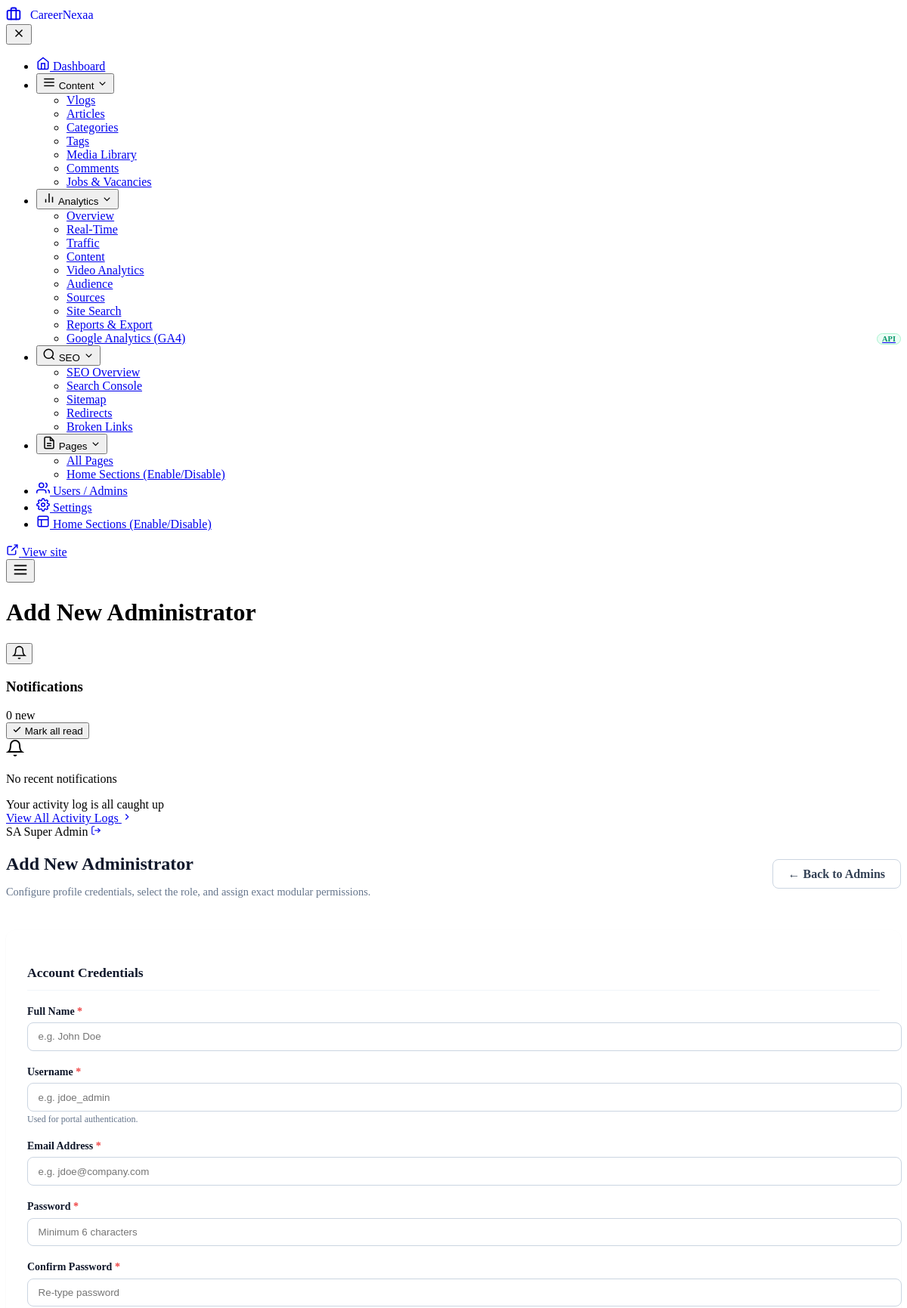
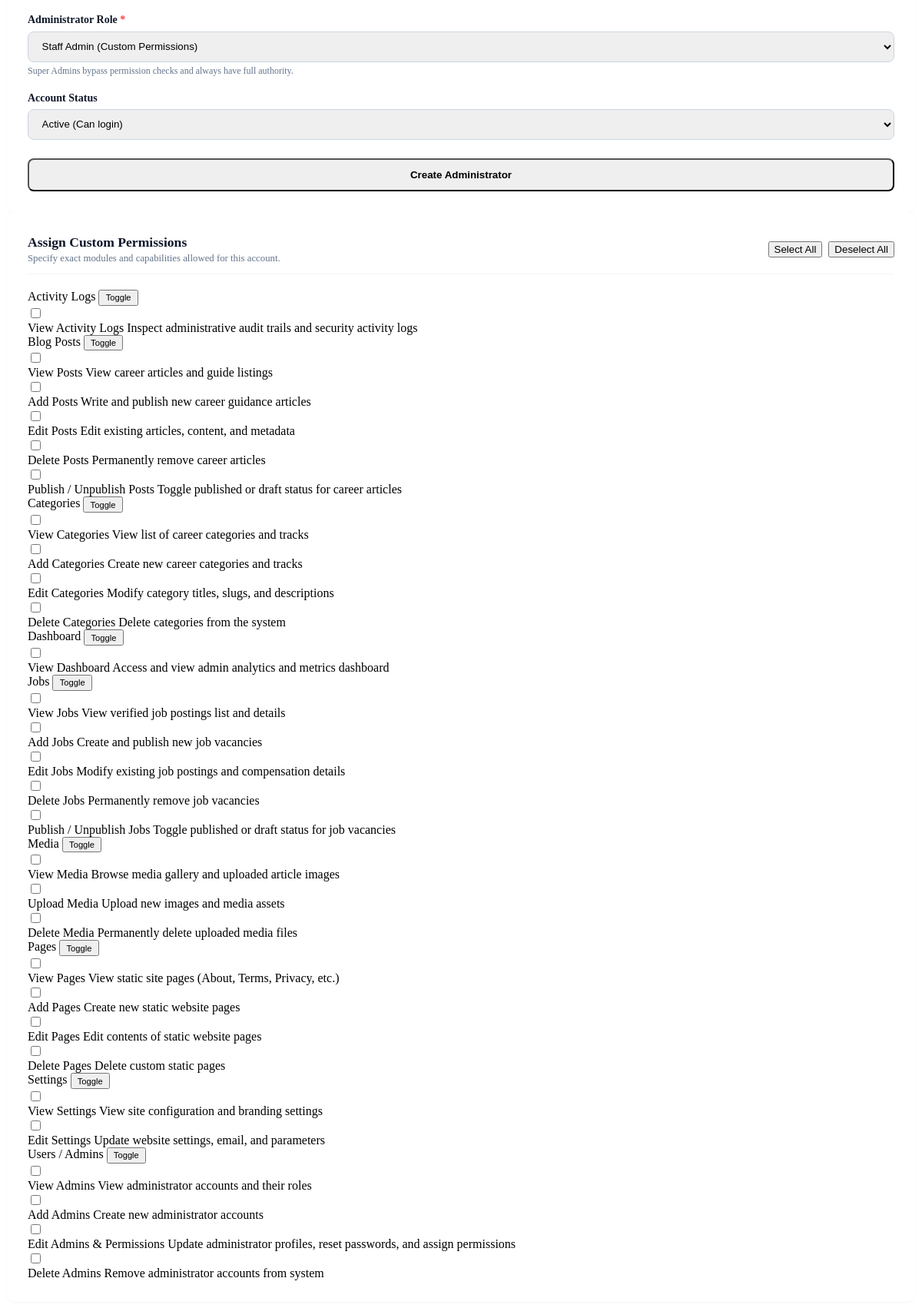
/admin/admins/add.php (signed in), run on the app's committed database (2 pictures, top to bottom).
### tables this page shows
CREATE TABLE `permissions` (
  `id` int(11) NOT NULL AUTO_INCREMENT,
  `permission_key` varchar(60) NOT NULL,
  `permission_name` varchar(100) NOT NULL,
  `module` varchar(50) NOT NULL,
  `description` varchar(255) DEFAULT NULL,
  `created_at` timestamp NOT NULL DEFAULT current_timestamp(),
  PRIMARY KEY (`id`),
  UNIQUE KEY `permission_key` (`permission_key`)
);

### includes/functions.php (called while the page is built, shortened)
<?php
require_once __DIR__ . '/auth_functions.php';
function h($string) {
    return htmlspecialchars((string)($string ?? ''), ENT_QUOTES, 'UTF-8');
}

### includes/auth_functions.php (called while the page is built, shortened)
<?php
function get_grouped_permissions() {
    $db = getDBConnection();
    $stmt = $db->query("SELECT * FROM permissions ORDER BY module ASC, id ASC");
    $all = $stmt->fetchAll(PDO::FETCH_ASSOC);
    $grouped = [];
    foreach ($all as $p) {
        $mod = $p['module'];
        if (!isset($grouped[$mod])) {
            $grouped[$mod] = [];
        }
        $grouped[$mod][] = $p;
    }
    return $grouped;
}

### admin/admins/add.php (the view, shortened to what this page needs)
<?php
require_once __DIR__ . '/../../includes/functions.php';
require_once __DIR__ . '/../../includes/auth_functions.php';
$groupedPermissions = get_grouped_permissions();
$name = '';
$username = '';
$email = '';
$role = 'admin';
$status = 'active';
$selectedPerms = [];
require_once __DIR__ . '/../includes/admin-header.php';
?>
<div class="admin-page-header" style="display:flex; justify-content:space-between; align-items:center; flex-wrap:wrap; gap:1rem; margin-bottom:1.75rem;">
    <div>
        <h2 style="font-family:var(--admin-heading); font-size:1.5rem; font-weight:800; color:#0f172a; margin-bottom:0.25rem;">
            Add New Administrator
        </h2>
        <p style="color:#64748b; font-size:0.9rem;">
            Configure profile credentials, select the role, and assign exact modular permissions.
        </p>
    </div>
    <a href="<?= ADMIN_URL ?>/admins/index.php" class="admin-btn admin-btn-secondary" style="display:inline-flex; align-items:center; gap:0.4rem; padding:0.6rem 1.25rem; font-weight:600; border-radius:8px; text-decoration:none; background:#ffffff; border:1px solid #cbd5e1; color:#334155;">
        &larr; Back to Admins
    </a>
</div>
<form action="<?= ADMIN_URL ?>/admins/add.php" method="POST" id="addAdminForm">
    <div class="admin-split-2col-grid">
        <div class="admin-card" style="background:#ffffff; border:1px solid var(--admin-border); border-radius:12px; padding:1.75rem; box-shadow:0 1px 3px rgba(0,0,0,0.04);">
            <h3 style="font-family:var(--admin-heading); font-size:1.1rem; font-weight:700; color:#0f172a; margin-bottom:1.25rem; border-bottom:1px solid #f1f5f9; padding-bottom:0.75rem;">
                Account Credentials
            </h3>
            <div style="margin-bottom:1.25rem;">
                <label style="display:block; font-weight:700; font-size:0.875rem; margin-bottom:0.4rem; color:#0f172a;">
                    Full Name <span style="color:#ef4444;">*</span>
                </label>
                <input type="text" name="name" class="form-control" value="<?= h($name) ?>" placeholder="e.g. John Doe" required style="width:100%; padding:0.65rem 0.85rem; border:1px solid #cbd5e1; border-radius:8px;">
            </div>
            <div style="margin-bottom:1.25rem;">
                <label style="display:block; font-weight:700; font-size:0.875rem; margin-bottom:0.4rem; color:#0f172a;">
                    Username <span style="color:#ef4444;">*</span>
                </label>
                <input type="text" name="username" class="form-control" value="<?= h($username) ?>" placeholder="e.g. jdoe_admin" required style="width:100%; padding:0.65rem 0.85rem; border:1px solid #cbd5e1; border-radius:8px;">
                <span style="font-size:0.75rem; color:#64748b;">Used for portal authentication.</span>
            </div>
            <div style="margin-bottom:1.25rem;">
                <label style="display:block; font-weight:700; font-size:0.875rem; margin-bottom:0.4rem; color:#0f172a;">
                    Email Address <span style="color:#ef4444;">*</span>
                </label>
                <input type="email" name="email" class="form-control" value="<?= h($email) ?>" placeholder="e.g. jdoe@company.com" required style="width:100%; padding:0.65rem 0.85rem; border:1px solid #cbd5e1; border-radius:8px;">
            </div>
            <div style="margin-bottom:1.25rem;">
                <label style="display:block; font-weight:700; font-size:0.875rem; margin-bottom:0.4rem; color:#0f172a;">
                    Password <span style="color:#ef4444;">*</span>
                </label>
                <input type="password" name="password" class="form-control" placeholder="Minimum 6 characters" required style="width:100%; padding:0.65rem 0.85rem; border:1px solid #cbd5e1; border-radius:8px;">
            </div>
            <div style="margin-bottom:1.25rem;">
                <label style="display:block; font-weight:700; font-size:0.875rem; margin-bottom:0.4rem; color:#0f172a;">
                    Confirm Password <span style="color:#ef4444;">*</span>
                </label>
                <input type="password" name="confirm_password" class="form-control" placeholder="Re-type password" required style="width:100%; padding:0.65rem 0.85rem; border:1px solid #cbd5e1; border-radius:8px;">
            </div>
            <div style="margin-bottom:1.25rem;">
                <label style="display:block; font-weight:700; font-size:0.875rem; margin-bottom:0.4rem; color:#0f172a;">
                    Administrator Role <span style="color:#ef4444;">*</span>
                </label>
                <select name="role" id="adminRoleSelect" class="form-control" style="width:100%; padding:0.65rem 0.85rem; border:1px solid #cbd5e1; border-radius:8px;" onchange="handleRoleChange(this.value)">
                    <option value="admin" <?= $role === 'admin' ? 'selected' : '' ?>>Staff Admin (Custom Permissions)</option>
                </select>
                <span style="font-size:0.75rem; color:#64748b; margin-top:4px; display:block;">
                    Super Admins bypass permission checks and always have full authority.
                </span>
            </div>
            <div style="margin-bottom:1.5rem;">
                <label style="display:block; font-weight:700; font-size:0.875rem; margin-bottom:0.4rem; color:#0f172a;">
                    Account Status
                </label>
                <select name="status" class="form-control" style="width:100%; padding:0.65rem 0.85rem; border:1px solid #cbd5e1; border-radius:8px;">
                    <option value="active" <?= $status === 'active' ? 'selected' : '' ?>>Active (Can login)</option>
                </select>
            </div>
            <button type="submit" class="admin-btn admin-btn-primary" style="width:100%; padding:0.75rem; font-weight:700; border-radius:8px; cursor:pointer;">
                Create Administrator
            </button>
        </div>
        <div class="admin-card" style="background:#ffffff; border:1px solid var(--admin-border); border-radius:12px; padding:1.75rem; box-shadow:0 1px 3px rgba(0,0,0,0.04);">
            <div style="display:flex; justify-content:space-between; align-items:center; flex-wrap:wrap; gap:0.5rem; margin-bottom:1.25rem; border-bottom:1px solid #f1f5f9; padding-bottom:0.75rem;">
                <div>
                    <h3 style="font-family:var(--admin-heading); font-size:1.1rem; font-weight:700; color:#0f172a; margin:0;">
                        Assign Custom Permissions
                    </h3>
                    <span style="font-size:0.8rem; color:#64748b;">Specify exact modules and capabilities allowed for this account.</span>
                </div>
                <div id="permActionBtns" style="display:flex; gap:0.5rem;">
                    <button type="button" class="admin-btn-xs btn-perms" onclick="toggleAllPerms(true)">Select All</button>
                    <button type="button" class="admin-btn-xs btn-edit" onclick="toggleAllPerms(false)">Deselect All</button>
                </div>
            </div>
            <div id="permissionsMatrixContainer" style="opacity:<?= $role === 'superadmin' ? '0.5' : '1' ?>; pointer-events:<?= $role === 'superadmin' ? 'none' : 'auto' ?>;">
                <div class="permission-matrix-grid">
                    <?php foreach ($groupedPermissions as $module => $perms): ?>
                    <div class="permission-module-box">
                        <div class="permission-module-header">
                            <span class="permission-module-title">
                                <?= h($module) ?>
                            </span>
                            <button type="button" class="admin-btn-xs btn-edit" style="font-size:0.7rem; padding:0.15rem 0.45rem;" onclick="toggleModulePerms(this)">
                                Toggle
                            </button>
                        </div>
                        <div class="permission-module-body">
                            <?php foreach ($perms as $p): ?>
                            <label class="perm-check-row">
                                <input type="checkbox" name="permissions[]" value="<?= (int)$p['id'] ?>" class="perm-checkbox" <?= in_array($p['id'], $selectedPerms) ? 'checked' : '' ?>>
                                <div class="perm-meta">
                                    <span class="perm-label-text"><?= h($p['permission_name']) ?></span>
                                    <span class="perm-desc-text"><?= h($p['description']) ?></span>
                                </div>
                            </label>
                            <?php endforeach; ?>
                        </div>
                    </div>
                    <?php endforeach; ?>
                </div>
            </div>
        </div>
    </div>
</form>
<?php require_once __DIR__ . '/../includes/admin-footer.php'; ?>

### data on the page
permissions: permission_name "View Activity Logs", description "Inspect administrative audit trails and security activity logs"
permissions: permission_name "View Posts", description "View career articles and guide listings"
permissions: permission_name "Add Posts", description "Write and publish new career guidance articles"
permissions: permission_name "Edit Posts", description "Edit existing articles, content, and metadata"
permissions: permission_name "Delete Posts", description "Permanently remove career articles"
permissions: permission_name "Publish / Unpublish Posts", description "Toggle published or draft status for career articles"
permissions: permission_name "View Categories", description "View list of career categories and tracks"
permissions: permission_name "Add Categories", description "Create new career categories and tracks"
permissions: permission_name "Edit Categories", description "Modify category titles, slugs, and descriptions"
permissions: permission_name "Delete Categories", description "Delete categories from the system"
permissions: permission_name "View Dashboard", description "Access and view admin analytics and metrics dashboard"
permissions: permission_name "View Jobs", description "View verified job postings list and details"
permissions: permission_name "Add Jobs", description "Create and publish new job vacancies"
permissions: permission_name "Edit Jobs", description "Modify existing job postings and compensation details"
permissions: permission_name "Delete Jobs", description "Permanently remove job vacancies"
permissions: permission_name "Publish / Unpublish Jobs", description "Toggle published or draft status for job vacancies"
permissions: permission_name "View Media", description "Browse media gallery and uploaded article images"
permissions: permission_name "Upload Media", description "Upload new images and media assets"
permissions: permission_name "Delete Media", description "Permanently delete uploaded media files"
permissions: permission_name "View Pages", description "View static site pages (About, Terms, Privacy, etc.)"
permissions: permission_name "Add Pages", description "Create new static website pages"
permissions: permission_name "Edit Pages", description "Edit contents of static website pages"
permissions: permission_name "Delete Pages", description "Delete custom static pages"
permissions: permission_name "View Settings", description "View site configuration and branding settings"
permissions: permission_name "Edit Settings", description "Update website settings, email, and parameters"
permissions: permission_name "View Admins", description "View administrator accounts and their roles"
permissions: permission_name "Add Admins", description "Create new administrator accounts"
permissions: permission_name "Edit Admins & Permissions", description "Update administrator profiles, reset passwords, and assign permissions"
permissions: permission_name "Delete Admins", description "Remove administrator accounts from system"

### other printed values
$adminSiteName "CareerNexaa"
$adminPageTitle "Add New Administrator"
$userInitials "SA"
$displayNameClean "Super Admin"
$module "Activity Logs"
$module "Blog Posts"
$module "Categories"
$module "Dashboard"
$module "Jobs"
$module "Media"
$module "Pages"
$module "Settings"
$module "Users / Admins"
